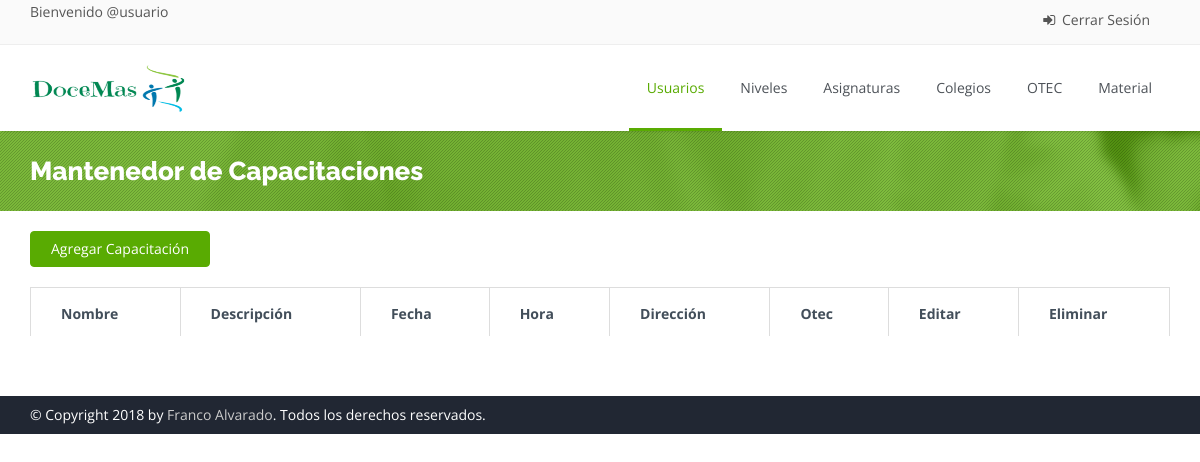
Page /capac on the earlier database version.
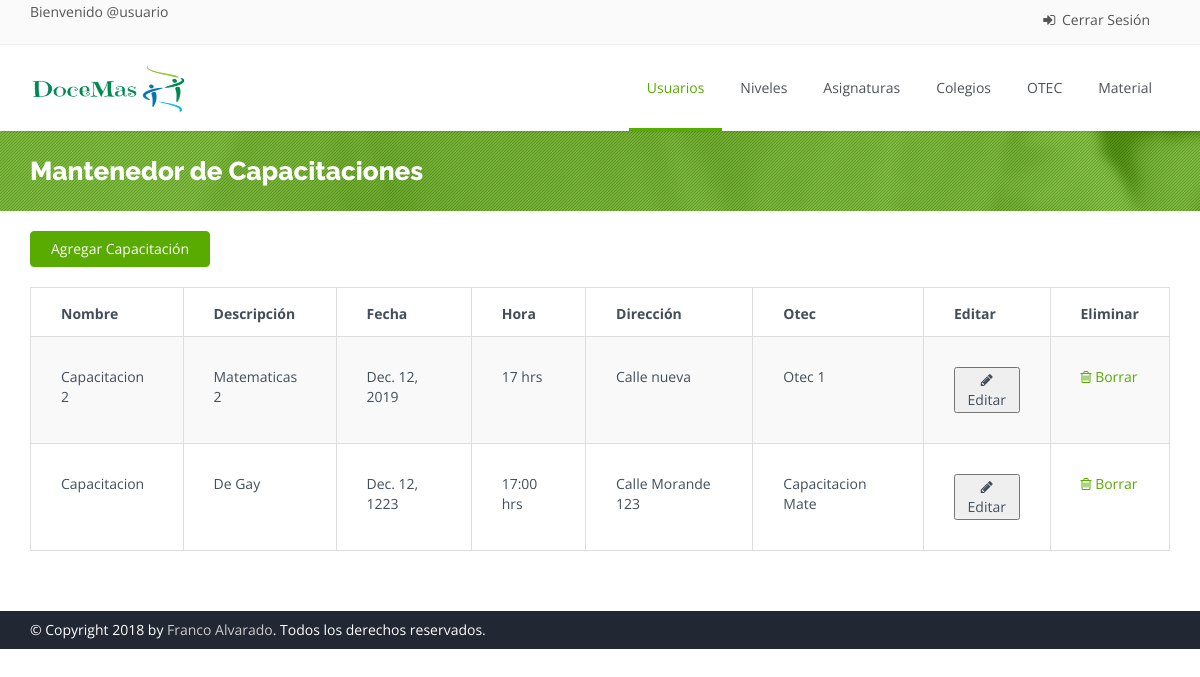
Same page on the later database version.
### polls/models.py (models this page shows, shortened)
class Capacitacion(models.Model):
    otec = models.ForeignKey(Otec, on_delete=models.CASCADE)
    nombre = models.CharField(max_length=50)
    descripcion = models.CharField(max_length=200)
    fecha = models.DateField()
    hora = models.CharField(max_length=70)
    direccion = models.CharField(max_length=100)

class Otec(models.Model):
    nombre = models.CharField(max_length=50)
    direccion = models.CharField(max_length=100)
    correo = models.CharField(max_length=70)
    telefono = models.CharField(max_length=10)

### polls/views.py (the view)
# urls.py: path('capac',views.capac, name = "capac"),
def capac(request):
    return render(request,'mant_capac.html' , {'capacitaciones':Capacitacion.objects.all(), 'otecs':Otec.objects.all()})

### polls/templates/mant_capac.html (shortened to what the changed rows need)
<!DOCTYPE html>
<html>
    <head>
        {% load static %}
        <link rel="stylesheet" href="{% static "css/bootstrap.css" %}">
        <link rel="stylesheet" href="{% static "css/bootstrap-theme.css" %}">
        <link rel="stylesheet" href="{% static "css/fonts/font-awesome/css/font-awesome.css" %}">
        <link rel="stylesheet" href="{% static "css/animations.css" %}" media="screen">
        <link rel="stylesheet" href="{% static "css/superfish.css" %}" media="screen">
        <link rel="stylesheet" href="{% static "css/revolution-slider/css/settings.css" %}" media="screen">
        <link rel="stylesheet" href="{% static "css/revolution-slider/css/extralayers.css" %}" media="screen">
        <link rel="stylesheet" href="{% static "css/prettyPhoto.css" %}" media="screen">
        <link rel="stylesheet" href="{% static "css/style.css" %}">
        <link rel="stylesheet" href="{% static "css/colors/green.css" %}" class="colors">
        <link rel="stylesheet" href="{% static "css/theme-responsive.css" %}">
        <link rel="stylesheet" href="{% static "css/sweetalert2.min.css" %}" type="text/css">
    </head>
    <body class="home">
        <div class="wrap">
            <header id="header">
                <div class="main-header">
                    <div class="container">
                        <div class="logo pull-left">
                            <h1>
                                <a href="/adm">
                                <img class="" src="{% static "img/carrusel/logodocemas.png" %}" alt="DoceMas" width="160" height="60">
                                </a>
                            </h1>
                        </div>
                    </div>
                </div>
            </header>
            <section id="main">
                <div class="breadcrumb-wrapper">
                    <div class="pattern-overlay">
                        <div class="container">
                            <div class="row">
                                <div class="col-lg-6 col-md-6 col-xs-12 col-sm-6">
                                    <h2 class="title">Mantenedor de Capacitaciones</h2>
                                </div>
                            </div>
                        </div>
                    </div>
                </div>
                <div class="content margin-bottom60">
                    <div class="container">
                        <div class="row">
                            <div class="col-sm-12 col-md-12">
                                <div class="table-box">
                                    <table class="shopping-cart-table responsive-table table table-bordered table-striped" id="shopping-cart-table">
                                        <thead>
                                            <tr>
                                                <th>Nombre</th>
                                                <th>Descripción</th>
                                                <th>Fecha</th>
                                                <th>Hora</th>
                                                <th>Dirección</th>
                                                <th>Otec</th>
                                                <th>Editar</th>
                                                <th>Eliminar</th>
                                            </tr>
                                        </thead>
                                        <tbody>
                                            {% for elemento in capacitaciones %}
                                                <tr id="datos">
                                                    <td>{{elemento.nombre}}</td>
                                                    <td>{{elemento.descripcion}}</td>
                                                    <td>{{elemento.fecha}}</td>
                                                    <td>{{elemento.hora}}</td>
                                                    <td>{{elemento.direccion}}</td>
                                                    <td>{{elemento.otec.nombre}}</td>
                                                    <td>
                                                        <button type="button" data-toggle="modal" data-target="#edit_cap" onclick="cap_datos('{{elemento.id}}', '{{elemento.nombre}}', '{{elemento.descripcion}}', '{{elemento.fecha}}', '{{elemento.hora}}', '{{elemento.direccion}}', '{{elemento.otec.id}}' )"><i class="fa fa-pencil"></i> Editar</a></button>
                                                    </td>
                                                    <td>
                                                        <a href="#"><i class="fa fa-trash-o"></i> Borrar</a>
                                                    </td>
                                                </tr>
                                            {% endfor %}
                                        </tbody>
                                    </table>
                                </div>
                            </div>
                        </div>
                    </div>
                </div>
            </section>
    </body>
</html>

Differences in the rows shown:
added Capacitacion: nombre "Capacitacion 2", descripcion "Matematicas 2", fecha "Dec. 12, 2019", hora "17 hrs", direccion "Calle nueva", otec.nombre "Otec 1"
added Capacitacion: nombre "Capacitacion", descripcion "De Gay", fecha "Dec. 12, 1223", hora "17:00 hrs", direccion "Calle Morande 123", otec.nombre "Capacitacion Mate"
